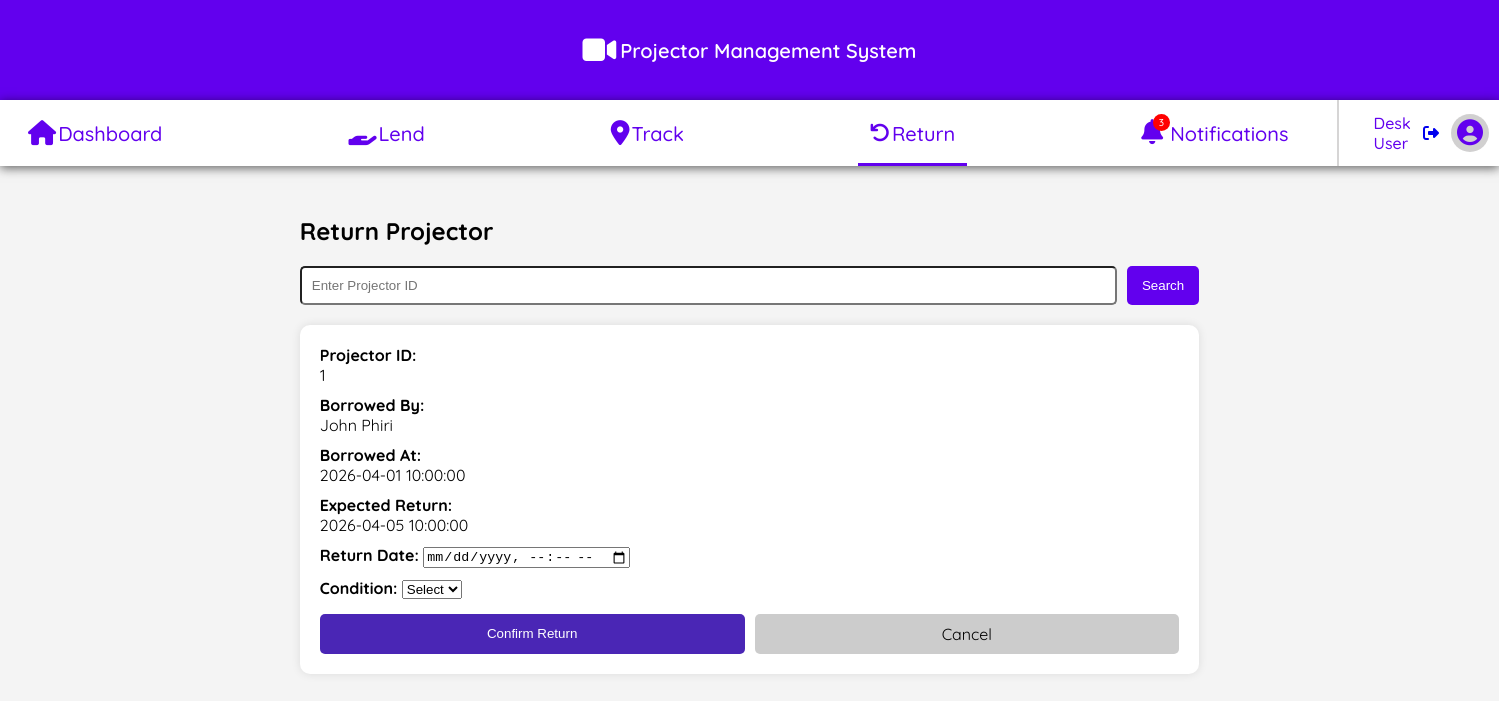
The app's page /return.php?projector_id=1 (signed in) with its own data.
### tables this page shows
CREATE TABLE IF NOT EXISTS `transactions` (
  `transaction_id` int NOT NULL AUTO_INCREMENT,
  `user_id` int DEFAULT NULL,
  `projector_id` int DEFAULT NULL,
  `student_id` int DEFAULT NULL,
  `lecturer_id` int DEFAULT NULL,
  `borrower_type` enum('student','lecturer') DEFAULT NULL,
  `borrowed_at` datetime NOT NULL,
  `expected_return_at` datetime DEFAULT NULL,
  `returned_at` datetime DEFAULT NULL,
  `projector_condition` enum('good','faulty') DEFAULT NULL,
  `reason` text,
  `status` enum('pending','returned','flagged') DEFAULT 'pending',
  PRIMARY KEY (`transaction_id`),
  KEY `user_id` (`user_id`),
  KEY `projector_id` (`projector_id`),
  KEY `student_id` (`student_id`),
  KEY `lecturer_id` (`lecturer_id`)
);

CREATE TABLE IF NOT EXISTS `students` (
  `student_id` int NOT NULL AUTO_INCREMENT,
  `first_name` varchar(50) NOT NULL,
  `middle_name` varchar(50) DEFAULT NULL,
  `last_name` varchar(50) NOT NULL,
  `dob` date DEFAULT NULL,
  `gender` enum('Male','Female','Other') DEFAULT NULL,
  `phone_number` varchar(20) DEFAULT NULL,
  `home_village` varchar(100) DEFAULT NULL,
  `year_of_study` int DEFAULT NULL,
  `email` varchar(100) DEFAULT NULL,
  `program_of_study` varchar(100) DEFAULT NULL,
  PRIMARY KEY (`student_id`),
  UNIQUE KEY `email` (`email`)
);

### return.php (the view, shortened to what this page needs)
<?php
require("connection.php");
$transaction = null;
if (isset($_GET['projector_id']) && $_GET['projector_id'] != "") {
    $pid = $_GET['projector_id'];
    $sql = "
        SELECT t.*,
               s.first_name AS student_first, s.last_name AS student_last,
               l.first_name AS lecturer_first, l.last_name AS lecturer_last
        FROM transactions t
        LEFT JOIN students s ON t.student_id = s.student_id
        LEFT JOIN lecturers l ON t.lecturer_id = l.lecturer_id
        WHERE t.projector_id = '$pid' AND t.status != 'returned'
        ORDER BY t.transaction_id DESC
        LIMIT 1
    ";
    $result = $conn->query($sql);
    $transaction = $result->fetch_assoc();
}
?>
<!DOCTYPE html>
<html lang="en">
<head>
<link rel="stylesheet" href="css/return.css">
</head>
<body>
    <?php include("desk-navigation.php");?>
        <div class="container">
            <h2>Return Projector</h2>
            <form method="GET" class="search-box">
                <input type="text" name="projector_id" placeholder="Enter Projector ID" required>
                <button type="submit">Search</button>
            </form>
            <?php if ($transaction) { ?>
            <div class="card">
            <form method="POST">
                <div class="row">
                    <label>Projector ID:</label>
                    <div><?= $transaction['projector_id'] ?></div>
                </div>
                <div class="row">
                    <label>Borrowed By:</label>
                    <div>
                        <?= $transaction['student_first'] ?? $transaction['lecturer_first'] ?>
                        <?= $transaction['student_last'] ?? $transaction['lecturer_last'] ?>
                    </div>
                </div>
                <div class="row">
                    <label>Borrowed At:</label>
                    <div><?= $transaction['borrowed_at'] ?></div>
                </div>
                <div class="row">
                    <label>Expected Return:</label>
                    <div><?= $transaction['expected_return_at'] ?></div>
                </div>
                <div class="row">
                    <label>Return Date:</label>
                    <input type="datetime-local" name="returned_at" required>
                </div>
                <div class="row">
                    <label>Condition:</label>
                    <select name="projector_condition" required>
                        <option value="">Select</option>
                    </select>
                </div>
                <div class="btn-group">
                    <button class="submit" type="submit">Confirm Return</button>
                    <a href="return.php" class="cancel">Cancel</a>
                </div>
            </form>
            </div>
            <?php } else if (isset($_GET['projector_id'])) { ?>
                <p>No active borrowing found for this projector.</p>
            <?php } ?>
        </div>
</body>
</html>

### css/return.css (style rules this page uses)
body { font-family: "Quicksand", sans-serif; background: #f4f4f4; }
.container { width: 60%; margin: auto; padding-top: 30px; }
.search-box { display: flex; gap: 10px; margin-bottom: 20px; }
.search-box input { flex: 1; padding: 10px; border-radius: 5px; }
.search-box button { padding: 10px 15px; background: #6200ee; color: white; border: none; cursor: pointer; border-radius: 5px; }
.card { background: white; padding: 20px; border-radius: 10px; box-shadow: 0 0 10px rgba(0,0,0,0.1); }
.row { margin-bottom: 10px; }
label { font-weight: bold; }
.btn-group { display: flex; gap: 10px; margin-top: 15px; }
.submit { flex: 1; padding: 10px; background: rgb(74, 38, 181);; color: white; border: none; border-radius: 5px; cursor: pointer; }
.cancel { flex: 1; padding: 10px; background: #ccc; color: black; text-align: center; text-decoration: none; border-radius: 5px; }

### css/navigation.css (style rules this page uses)
body { margin: 0; }

### records on screen
transactions: projector "1", student.first_name "John", student.last_name "Phiri", borrowed_at "2026-04-01 10:00:00", expected_return_at "2026-04-05 10:00:00"

### other values on screen
$_SESSION['first_name'] "Desk"
$_SESSION['last_name'] "User"
